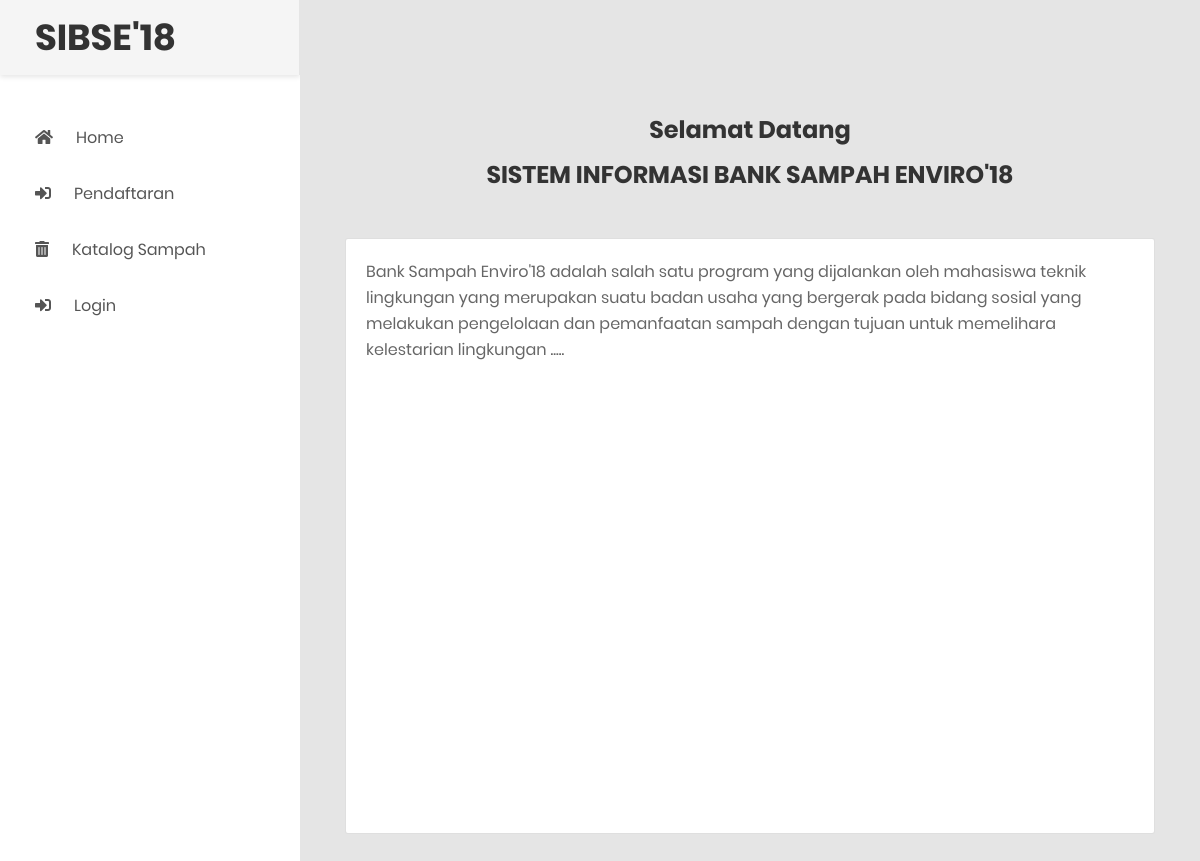
The page / on the database its author committed.
### tables this page shows
CREATE TABLE `tbl_about` (
  `id_about` int(11) NOT NULL,
  `nama_about` varchar(256) NOT NULL,
  `keterangan` text NOT NULL,
  `gambar` varchar(128) NOT NULL
);

### application/controllers/Home.php (called while the page is built)
<?php
class Home extends CI_Controller
{
    public function index()
    {
        $data = [
            'title' => 'Sistem Informasi Bank Sampah Enviro 18',
            'abouts' => $this->db->get('tbl_about')->result_array()
        ];
        $this->load->view('templates/header', $data);
        $this->load->view('templates/header_mobile');
        $this->load->view('templates/sidebar');
        $this->load->view('templates/topbar_home');
        $this->load->view('pages/home');
        $this->load->view('templates/footer');
    }
}

### index.php (called while the page is built, shortened)
<?php
require_once BASEPATH.'core/CodeIgniter.php';

### application/views/pages/home.php (the view)
<h3 class="text-center">Selamat Datang</h3>
<?php foreach ($abouts as $about) : ?>
    <h3 class="text-center mt-3"><?= $about["nama_about"] ?></h3>
    <div class="card mt-5">
        <div class="card-body" style="margin-bottom: 450px;">
            <?= $about["keterangan"]; ?>
        </div>
    </div>
<?php endforeach; ?>

### application/views/templates/header.php (shortened to what this page needs)
<!DOCTYPE html>
<html lang="en">
<head>
    <link href="<?= base_url('assets'); ?>/css/font-face.css" rel="stylesheet" media="all">
    <link href="<?= base_url('assets'); ?>/vendor/font-awesome-4.7/css/font-awesome.min.css" rel="stylesheet" media="all">
    <link href="<?= base_url('assets'); ?>/vendor/font-awesome-5/css/fontawesome-all.min.css" rel="stylesheet" media="all">
    <link href="<?= base_url('assets'); ?>/vendor/mdi-font/css/material-design-iconic-font.min.css" rel="stylesheet" media="all">
    <link href="<?= base_url('assets'); ?>/vendor/bootstrap-4.1/bootstrap.min.css" rel="stylesheet" media="all">
    <link href="<?= base_url('assets'); ?>/vendor/animsition/animsition.min.css" rel="stylesheet" media="all">
    <link href="<?= base_url('assets'); ?>/vendor/bootstrap-progressbar/bootstrap-progressbar-3.3.4.min.css" rel="stylesheet" media="all">
    <link href="<?= base_url('assets'); ?>/vendor/wow/animate.css" rel="stylesheet" media="all">
    <link href="<?= base_url('assets'); ?>/vendor/css-hamburgers/hamburgers.min.css" rel="stylesheet" media="all">
    <link href="<?= base_url('assets'); ?>/vendor/slick/slick.css" rel="stylesheet" media="all">
    <link href="<?= base_url('assets'); ?>/vendor/select2/select2.min.css" rel="stylesheet" media="all">
    <link href="<?= base_url('assets'); ?>/vendor/perfect-scrollbar/perfect-scrollbar.css" rel="stylesheet" media="all">
    <link href="<?= base_url('assets'); ?>/css/theme.css" rel="stylesheet" media="all">
    <link rel="stylesheet" href="<?= base_url('assets') ?>/css/dataTables.bootstrap4.min.css">
</head>

### application/views/templates/header_mobile.php (shortened to what this page needs)
<body class="animsition">
    <div class="page-wrapper">

### application/views/templates/sidebar.php
<aside class="menu-sidebar d-none d-lg-block">
    <div class="logo">
        <a href="<?= base_url(); ?>">
            <h1>SIBSE'18</h1>
        </a>
    </div>
    <div class="menu-sidebar__content ">
        <nav class="navbar-sidebar">
            <ul class="list-unstyled navbar__list">
                <li>
                    <a href="<?= base_url(); ?>">
                        <i class="fas fa-home"></i>
                        Home
                    </a>
                </li>
                <li>
                    <a href="<?= base_url('pendaftaran'); ?>">
                        <i class="fas fa-sign-in-alt"></i>
                        Pendaftaran
                    </a>
                </li>
                <li>
                    <a href="<?= base_url('katalog_sampah'); ?>">
                        <i class="fas fa-trash-alt"></i>
                        Katalog Sampah
                    </a>
                </li>
                <li>
                    <a href="<?= base_url('auth'); ?>">
                        <i class="fas fa-sign-in-alt"></i>
                        Login
                    </a>
                </li>
            </ul>
        </nav>
    </div>
</aside>

### application/views/templates/topbar_home.php (shortened to what this page needs)
<div class="page-container">
    <div class="main-content">
        <div class="section__content section__content--p30">
            <div class="container-fluid">

### application/views/templates/footer.php (shortened to what this page needs)
</div>
</div>
</div>
</div>
</div>
</body>
</html>

### rows shown on the page
tbl_about: nama_about "SISTEM INFORMASI BANK SAMPAH ENVIRO'18", keterangan "Bank Sampah Enviro'18 adalah salah satu program yang dijalankan oleh mahasiswa teknik lingkungan yang merupakan suatu badan usaha yang bergerak pada bidang sosial yang melakukan pengelolaan dan pemanfaatan sampah dengan tujuan untuk memelihara kelestarian lingkungan ....."
